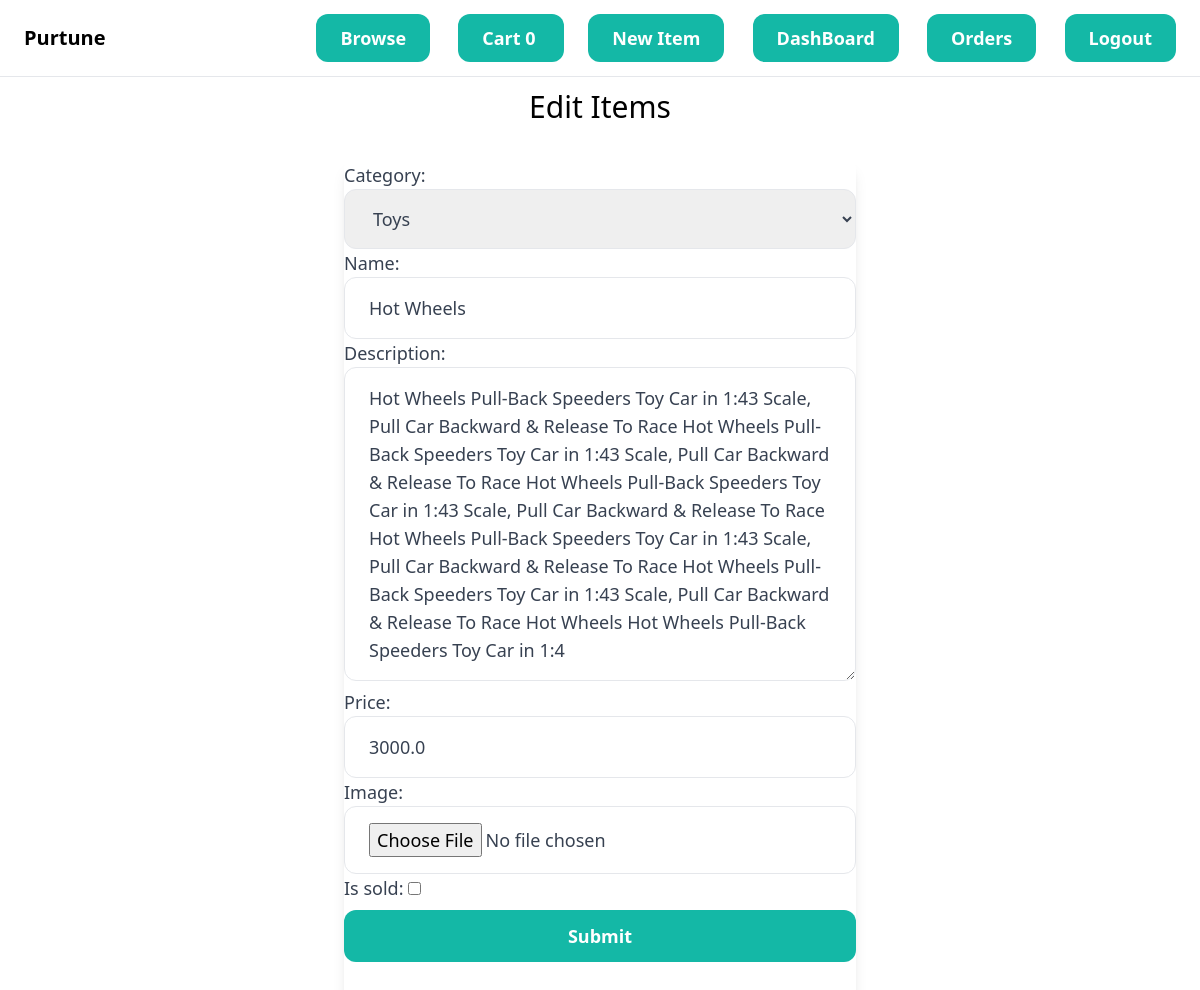
The page /Item/edit/1 (signed in) on the database its author committed.
### Item/models.py (models this page shows, shortened)
class Item(models.Model):
    category=models.ForeignKey(Category,related_name="items",on_delete=models.CASCADE)
    name=models.CharField(max_length=100)
    description=models.CharField(max_length=500)
    price=models.FloatField()
    image=models.ImageField(upload_to="items_images",blank=True,null=True)
    is_sold=models.BooleanField(default=False)
    created_by=models.ForeignKey(CustomUser,related_name='items',on_delete=models.CASCADE)
    created_at=models.DateTimeField(auto_now_add=True)

class Category(models.Model):
    name=models.CharField(max_length=50)
    def __str__(self):
        return self.name

### core/decorators.py (the view)
        def wrapper_func(request,*args,**kwargs):
            group=None
            if request.user.groups.exists():
                groupList=request.user.groups.all()
                for group in groupList :
                    print(group)
                    if group.name in allowed_roles:
                        return view_func(request,*args,**kwargs)
            return HttpResponse('You are not authorized to this Page')

### Item/forms.py
class EditItemForm(forms.ModelForm):
    class Meta:
        model=Item
        fields=['category','name','description','price','image','is_sold']
        widgets={
            'category':forms.Select(attrs={
                'class':INPUT_CLASSES
            }),
            'name':forms.TextInput(attrs={
                'class':INPUT_CLASSES
            }),
            'description':forms.Textarea(attrs={
                'class':INPUT_CLASSES
            }),
            'price':forms.TextInput(attrs={
                'class':INPUT_CLASSES
            }),
            'image':forms.FileInput(attrs={
                'class':INPUT_CLASSES
            })
        }

### Item/views.py (called while the page is built)
@login_required(login_url='login')
@allowed_users(allowed_roles=['admin','Developer'])
def edit(request,pk):
    item=get_object_or_404(Item,pk=pk)
    if request.method=='POST':
        form=EditItemForm(request.POST,request.FILES,instance=item)
        if form.is_valid():
            item=form.save()
            return redirect('Item:detail',pk=item.id)
    else:
        form=EditItemForm(instance=item)
        context={'form':form,'title': 'Edit Items ','instance':item}
    return render(request,'Item/form.html',context=context)

### core/templatetags/cart.py (called while the page is built)
@register.filter(name='sumCart')
def sumCart(l):
    return sum(l)

### templates/Item/form.html (shortened to what this page needs)
{% extends 'core/base.html' %}
{% block content %}
<h1 class="mb-9 text-3xl text-center">{{title}}</h1>
<div class="flex justify-center items-center ">
    <div class="  bg-white rounded-lg shadow-lg w-full max-w-lg min-h-screen">
        <form method="POST" enctype="multipart/form-data">
            <div class="mb-2">
                <label class="block text-lg font-medium text-gray-700 mb-2">{{ form.as_p }}</label>
            </div>
            <button type="submit" class="w-full px-6 py-3 text-lg font-semibold bg-teal-500 text-white rounded-xl hover:bg-teal-700">Submit</button>
        </form>
    </div>
</div>
{% endblock %}

### rows shown on the page
Item: category "Toys", description "Hot Wheels Pull-Back Speeders Toy Car in 1:43 Scale, Pull Car Backward & Release To Race Hot Wheels Pull-Back Speeders Toy Car in 1:43 Scale, Pull Car Backward & Release To Race Hot Wheels Pull-Back Speeders Toy Car in 1:43 Scale, Pull Car Backward & Release To Race Hot Wheels Pull-Back Speeders Toy Car in 1:43 Scale, Pull Car Backward & Release To Race Hot Wheels Pull-Back Speeders Toy Car in 1:43 Scale, Pull Car Backward & Release To Race Hot Wheels Hot Wheels Pull-Back Speeders Toy Car in 1:4", price "3000.0"
Category: name "Hot Wheels"

### other values the page prints
{{ request.session.cart.values|sumCart }} "0"
{{ title }} "Edit Items"
